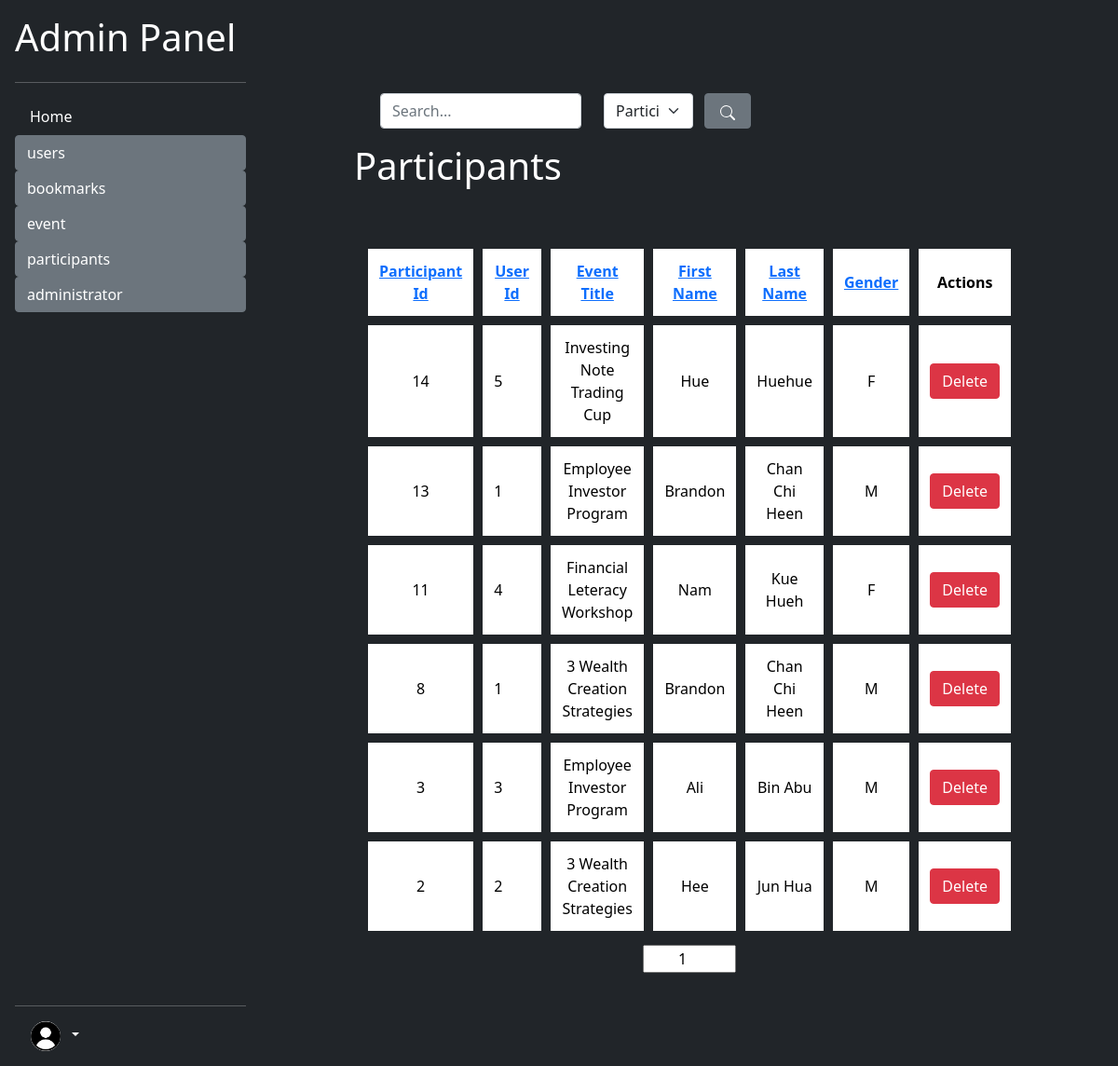
The app's page /admin/participants/list_participants.php?pageNo=1&col=participant_id&sort=ASC (signed in) with its own data.
### tables this page shows
CREATE TABLE `participants` (
  `participant_id` int(11) NOT NULL,
  `user_id` int(8) NOT NULL,
  `Event_Title_FK` varchar(30) NOT NULL,
  `gender` varchar(1) NOT NULL,
  `first_name` varchar(30) NOT NULL,
  `last_name` varchar(30) NOT NULL
);

### utility/utility.php (called while the page is built, shortened)
<?php
class Database
{
    public $con;
    function __construct()
    {
        $this->con = mysqli_connect(self::DB_HOST, self::DB_USER, self::DB_PASSWORD, self::DB_NAME);
    }
    function select($columnArray, $whereStatements, $table = 'user')
    {
        $queryStatement = "SELECT " . array_shift($columnArray);
        foreach ($columnArray as $col) {
            $queryStatement .= ", $col";
        }
        if ($whereStatements == "") {
            $queryStatement .= " FROM $table";
        } else {
            $queryStatement .= " FROM $table WHERE $whereStatements;";
        }
        $this->queryResult = mysqli_query($this->con, $queryStatement);
        return mysqli_fetch_all($this->queryResult);
    }
}

### admin/participants/list_participants.php (the view, shortened to what this page needs)
<?php
require_once dirname(__FILE__) . "/../../env_variables.php";
include "$docRoot/utility/utility.php";
include "../admin_utility.php";
require_once "$docRoot/utility/search.php";
include "$docRoot/admin/redirectNonAdmin.php";
$searchSuccess = false;
$colArray = array(
    "participant_id" => "Participant Id",
    "user_id" => "User Id",
    "Event_Title_FK" => "Event Title",
    "first_name" => "First Name",
    "last_name" => "Last Name",
    "gender" => "Gender"
);
$sortCol = "user_id";
$sort = "ASC";
$db = new Database();
$whereStatement = "";
$result = $db->select(array("participant_id", "user_id", "Event_Title_FK", "first_name", "last_name", "gender"), $whereStatement, "participants");
$pageCount = ceil(count($result) / 10);
$pageNo = 1;
if ($_SERVER["REQUEST_METHOD"] == "GET") {
    if (isset($_GET['pageNo'])) {
        if ($_GET['pageNo'] >= 1 && $_GET['pageNo'] <= $pageCount) {
            $pageNo = $_GET['pageNo'];
        } else {
            echo "<script>window.location='$sevRoot/admin/users/list_bookmarks.php';</script>";
            die();
        }
    }
    if (!empty($_GET['col']) && !empty($_GET['sort'])) {
        if (array_key_exists($_GET['col'], $colArray)) {
            $sortCol = $_GET['col'];
        } else {
            $sortCol = $colArray[0];
        }
        $sort = ($_GET['sort'] == "ASC") ? "DESC" : "ASC";
    }
} else if ($_SERVER["REQUEST_METHOD"] == "POST") {
    if (!empty($_POST)) {
        $participantId = isset($_POST['participantId']) ? $_POST['participantId'] : '';
        $userId = isset($_POST['userId']) ? $_POST['userId'] : '';
        $eventTitle = isset($_POST['eventTitle']) ? $_POST['eventTitle'] : '';
        $firstName = isset($_POST['firstName']) ? $_POST['firstName'] : '';
        $lastName = isset($_POST['lastName']) ? $_POST['lastName'] : '';
        $gender = isset($_POST['gender']) ? $_POST['gender'] : '';
        if ($_POST['pageNo'] >= 1 && $_POST['pageNo'] <= $pageCount) {
            $pageNo = $_POST['pageNo'];
            consoleLog($pageNo);
        }
        $queryStatement = <<<SQL
        DELETE FROM participants
        WHERE
        participant_id = $participantId AND
        user_id = $userId AND
        Event_Title_FK = '$eventTitle' AND
        first_name = '$firstName' AND
        last_name = '$lastName' AND
        gender = '$gender';
SQL;
        $deleteStatus = $db->con->query($queryStatement) ? true : false;
    }
}
if (!$searchSuccess) {
    $whereStatement = "TRUE ORDER BY $sortCol $sort";
    $result = $db->select(array("participant_id", "user_id", "Event_Title_FK", "first_name", "last_name", "gender"), $whereStatement, "participants");
    $resultArr = $result;
}
$pageCount = ceil(count($resultArr) / 10);
?>
<!DOCTYPE html>
<html lang="en">
<head>
    <link href="https://cdn.jsdelivr.net/npm/bootstrap@5.0.2/dist/css/bootstrap.min.css" rel="stylesheet">
    <link href="../index.css" type="text/css" rel="stylesheet">
</head>
<body class="bg-dark">
    <?php
    include_once "../sidebar.php";
    ?>
    <section class="text-white">
        <form class="mb-0 mx-3 row container mb-3" action="" method="GET">
            <div class="col-md-4">
                <input name="search" type="text" class="form-control" value="<?php if (isset($searchTerm)) echo $searchTerm ?>" placeholder="Search...">
            </div>
            <div class="col-md-2">
                <select name="col_search" id="" class="form-select">
                    <?php
                    foreach ($colArray as $col => $headerName) {
                        if ($searchCol == $col) {
                            echo "<option value='$col' selected>$headerName</option>";
                        } else {
                            echo "<option value='$col' >$headerName</option>";
                        }
                    }
                    ?>
                </select>
            </div>
            <button type="submit" class="btn btn-secondary" style="width: 50px;">
            </button>
        </form>
        <h1>Participants</h1>
        <table class="event-list">
            <tr class="text-center">
                <?php
                $searchParams = "";
                foreach ($colArray as $col => $headerName) {
                    $tempSort = "ASC";
                    if ($sortCol == $col) {
                        $tempSort = $sort;
                    }
                    echo <<<HTML
                    <th style="width:10%;">
                        <a href="{$_SERVER['PHP_SELF']}?pageNo=$pageNo&col=$col&sort=$tempSort$searchParams">
                        $headerName
                        </a>
                    </th>
HTML;
                }
                ?>
                <th style="width:10%;">Actions</th>
            </tr>
            <?php
            $startIndex = ($pageNo - 1) * 10;
            for ($i = $startIndex; $i < $startIndex + 10 && $i < count($resultArr); $i++) {
                echo <<<HTML
                    <tr class="text-center">
                        <td>{$resultArr[$i][0]}</td>
                        <td  style="text-align:left;">{$resultArr[$i][1]}</td>
                        <td>{$resultArr[$i][2]}</td>
                        <td>{$resultArr[$i][3]}</td>
                        <td>{$resultArr[$i][4]}</td>
                        <td>{$resultArr[$i][5]}</td>
                        <td>
                            <button class="btn btn-danger" onclick="enableModal([{$resultArr[$i][0]}, '{$resultArr[$i][1]}', '{$resultArr[$i][2]}', '{$resultArr[$i][3]}', '{$resultArr[$i][4]}', '{$resultArr[$i][5]}']);">Delete</button>
                        </td>
                    </tr>
HTML;
            }
            ?>
        </table>
        <?php
        echo '<div class="d-flex flex-row justify-content-center px-auto container">';
        ?>
        <?php
        echo <<<HTML
        <form action="{$_SERVER['PHP_SELF']}" method="GET">
            <input name="pageNo" value="$pageNo" id="pageNoInput" type="number" placeholder="1 ... {$pageCount}" min="1" max="{$pageCount}">
        </form>
HTML;
        ?>
        <?php
        echo '</div>';
        ?>
    </section>
</body>
</html>

### admin/index.css (style rules this page uses)
html, body { height: 100%; }
section { width: calc(100% - 280px); float: right; padding: 100px; }
.event-list { margin-top: 50px; width: 100%; border-spacing: 10px; padding: 5px; border-collapse: separate; }
.event-list th, .event-list td { padding: 12px; color: black; background-color: white; }
.container { padding: 0px; }
#pageNoInput { width: 100px; text-align: center; }

### records on screen
participants: participant_id "14", user "5", Event_Title_FK "Investing Note Trading Cup", first_name "Hue", last_name "Huehue", gender "F"
participants: participant_id "13", user "1", Event_Title_FK "Employee Investor Program", first_name "Brandon", last_name "Chan Chi Heen", gender "M"
participants: participant_id "11", user "4", Event_Title_FK "Financial Leteracy Workshop", first_name "Nam", last_name "Kue Hueh", gender "F"
participants: participant_id "8", user "1", Event_Title_FK "3 Wealth Creation Strategies", first_name "Brandon", last_name "Chan Chi Heen", gender "M"
participants: participant_id "3", user "3", Event_Title_FK "Employee Investor Program", first_name "Ali", last_name "Bin Abu", gender "M"
participants: participant_id "2", user "2", Event_Title_FK "3 Wealth Creation Strategies", first_name "Hee", last_name "Jun Hua", gender "M"

### other values on screen
$dirOrFiles "Home"
$dir "users"
$dir "bookmarks"
$dir "event"
$dir "participants"
$dir "administrator"
$headerName "Participant Id"
$headerName "User Id"
$headerName "Event Title"
$headerName "First Name"
$headerName "Last Name"
$headerName "Gender"
form field col_search "Participant Id"
